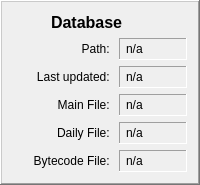
             <widget class="QFrame" name="databaseFrame">
              <property name="frameShape">
               <enum>QFrame::WinPanel</enum>
              </property>
              <property name="frameShadow">
               <enum>QFrame::Raised</enum>
              </property>
              <layout class="QGridLayout" name="gridLayout_7">
               <item row="4" column="1">
                <widget class="QLabel" name="databaseDailyFile">
                 <property name="sizePolicy">
                  <sizepolicy hsizetype="MinimumExpanding" vsizetype="Preferred">
                   <horstretch>0</horstretch>
                   <verstretch>0</verstretch>
                  </sizepolicy>
                 </property>
                 <property name="maximumSize">
                  <size>
                   <width>16777215</width>
                   <height>16777215</height>
                  </size>
                 </property>
                 <property name="styleSheet">
                  <string notr="true">padding:3px;</string>
                 </property>
                 <property name="frameShape">
                  <enum>QFrame::Panel</enum>
                 </property>
                 <property name="frameShadow">
                  <enum>QFrame::Sunken</enum>
                 </property>
                 <property name="text">
                  <string>n/a</string>
                 </property>
                </widget>
               </item>
               <item row="5" column="1">
                <widget class="QLabel" name="databaseBytecodeFile">
                 <property name="sizePolicy">
                  <sizepolicy hsizetype="MinimumExpanding" vsizetype="Preferred">
                   <horstretch>0</horstretch>
                   <verstretch>0</verstretch>
                  </sizepolicy>
                 </property>
                 <property name="maximumSize">
                  <size>
                   <width>16777215</width>
                   <height>16777215</height>
                  </size>
                 </property>
                 <property name="styleSheet">
                  <string notr="true">padding:3px;</string>
                 </property>
                 <property name="frameShape">
                  <enum>QFrame::Panel</enum>
                 </property>
                 <property name="frameShadow">
                  <enum>QFrame::Sunken</enum>
                 </property>
                 <property name="text">
                  <string>n/a</string>
                 </property>
                </widget>
               </item>
               <item row="3" column="1">
                <widget class="QLabel" name="databaseMainFile">
                 <property name="sizePolicy">
                  <sizepolicy hsizetype="MinimumExpanding" vsizetype="Preferred">
                   <horstretch>0</horstretch>
                   <verstretch>0</verstretch>
                  </sizepolicy>
                 </property>
                 <property name="maximumSize">
                  <size>
                   <width>16777215</width>
                   <height>16777215</height>
                  </size>
                 </property>
                 <property name="styleSheet">
                  <string notr="true">padding:3px;</string>
                 </property>
                 <property name="frameShape">
                  <enum>QFrame::Panel</enum>
                 </property>
                 <property name="frameShadow">
                  <enum>QFrame::Sunken</enum>
                 </property>
                 <property name="text">
                  <string>n/a</string>
                 </property>
                </widget>
               </item>
               <item row="4" column="0">
                <widget class="QLabel" name="databaseDailyFileLabel">
                 <property name="sizePolicy">
                  <sizepolicy hsizetype="Minimum" vsizetype="Preferred">
                   <horstretch>0</horstretch>
                   <verstretch>0</verstretch>
                  </sizepolicy>
                 </property>
                 <property name="minimumSize">
                  <size>
                   <width>100</width>
                   <height>0</height>
                  </size>
                 </property>
                 <property name="maximumSize">
                  <size>
                   <width>16777215</width>
                   <height>16777215</height>
                  </size>
                 </property>
                 <property name="text">
                  <string>Daily File: </string>
                 </property>
                 <property name="alignment">
                  <set>Qt::AlignRight|Qt::AlignTrailing|Qt::AlignVCenter</set>
                 </property>
                </widget>
               </item>
               <item row="1" column="0">
                <widget class="QLabel" name="databasePathLabel">
                 <property name="sizePolicy">
                  <sizepolicy hsizetype="Minimum" vsizetype="Preferred">
                   <horstretch>0</horstretch>
                   <verstretch>0</verstretch>
                  </sizepolicy>
                 </property>
                 <property name="minimumSize">
                  <size>
                   <width>0</width>
                   <height>0</height>
                  </size>
                 </property>
                 <property name="maximumSize">
                  <size>
                   <width>16777215</width>
                   <height>16777215</height>
                  </size>
                 </property>
                 <property name="frameShape">
                  <enum>QFrame::NoFrame</enum>
                 </property>
                 <property name="text">
                  <string>Path: </string>
                 </property>
                 <property name="alignment">
                  <set>Qt::AlignRight|Qt::AlignTrailing|Qt::AlignVCenter</set>
                 </property>
                </widget>
               </item>
               <item row="3" column="0">
                <widget class="QLabel" name="databaseMainFileLabel">
                 <property name="sizePolicy">
                  <sizepolicy hsizetype="Minimum" vsizetype="Preferred">
                   <horstretch>0</horstretch>
                   <verstretch>0</verstretch>
                  </sizepolicy>
                 </property>
                 <property name="minimumSize">
                  <size>
                   <width>100</width>
                   <height>0</height>
                  </size>
                 </property>
                 <property name="maximumSize">
                  <size>
                   <width>16777215</width>
                   <height>16777215</height>
                  </size>
                 </property>
                 <property name="text">
                  <string>Main File: </string>
                 </property>
                 <property name="alignment">
                  <set>Qt::AlignRight|Qt::AlignTrailing|Qt::AlignVCenter</set>
                 </property>
                </widget>
               </item>
               <item row="0" column="0" colspan="2">
                <layout class="QHBoxLayout" name="databaseHeaderLayout">
                 <item>
                  <widget class="QLabel" name="databaseHeaderIconLabel">
                   <property name="maximumSize">
                    <size>
                     <width>32</width>
                     <height>32</height>
                    </size>
                   </property>
                   <property name="text">
                    <string/>
                   </property>
                   <property name="pixmap">
                    <pixmap resource="../resources.qrc">:/icons/icons/scanlimits.png</pixmap>
                   </property>
                   <property name="scaledContents">
                    <bool>true</bool>
                   </property>
                  </widget>
                 </item>
                 <item>
                  <widget class="QLabel" name="databaseHeaderLabel">
                   <property name="styleSheet">
                    <string notr="true">font-size:16px;font-weight:bold</string>
                   </property>
                   <property name="text">
                    <string>Database</string>
                   </property>
                  </widget>
                 </item>
                </layout>
               </item>
               <item row="5" column="0">
                <widget class="QLabel" name="databaseBytecodeFileLabel">
                 <property name="sizePolicy">
                  <sizepolicy hsizetype="Minimum" vsizetype="Preferred">
                   <horstretch>0</horstretch>
                   <verstretch>0</verstretch>
                  </sizepolicy>
                 </property>
                 <property name="minimumSize">
                  <size>
                   <width>100</width>
                   <height>0</height>
                  </size>
                 </property>
                 <property name="maximumSize">
                  <size>
                   <width>16777215</width>
                   <height>16777215</height>
                  </size>
                 </property>
                 <property name="text">
                  <string>Bytecode File: </string>
                 </property>
                 <property name="alignment">
                  <set>Qt::AlignRight|Qt::AlignTrailing|Qt::AlignVCenter</set>
                 </property>
                </widget>
               </item>
               <item row="1" column="1">
                <widget class="QLabel" name="databasePath">
                 <property name="sizePolicy">
                  <sizepolicy hsizetype="MinimumExpanding" vsizetype="Preferred">
                   <horstretch>0</horstretch>
                   <verstretch>0</verstretch>
                  </sizepolicy>
                 </property>
                 <property name="maximumSize">
                  <size>
                   <width>16777215</width>
                   <height>16777215</height>
                  </size>
                 </property>
                 <property name="styleSheet">
                  <string notr="true">padding:3px;</string>
                 </property>
                 <property name="frameShape">
                  <enum>QFrame::Panel</enum>
                 </property>
                 <property name="frameShadow">
                  <enum>QFrame::Sunken</enum>
                 </property>
                 <property name="text">
                  <string>n/a</string>
                 </property>
                </widget>
               </item>
               <item row="2" column="0">
                <widget class="QLabel" name="databaseLastUpdateLabel">
                 <property name="sizePolicy">
                  <sizepolicy hsizetype="Minimum" vsizetype="Preferred">
                   <horstretch>0</horstretch>
                   <verstretch>0</verstretch>
                  </sizepolicy>
                 </property>
                 <property name="minimumSize">
                  <size>
                   <width>100</width>
                   <height>0</height>
                  </size>
                 </property>
                 <property name="maximumSize">
                  <size>
                   <width>16777215</width>
                   <height>16777215</height>
                  </size>
                 </property>
                 <property name="text">
                  <string>Last updated: </string>
                 </property>
                 <property name="alignment">
                  <set>Qt::AlignRight|Qt::AlignTrailing|Qt::AlignVCenter</set>
                 </property>
                </widget>
               </item>
               <item row="2" column="1">
                <widget class="QLabel" name="databaseLastUpdate">
                 <property name="sizePolicy">
                  <sizepolicy hsizetype="MinimumExpanding" vsizetype="Preferred">
                   <horstretch>0</horstretch>
                   <verstretch>0</verstretch>
                  </sizepolicy>
                 </property>
                 <property name="maximumSize">
                  <size>
                   <width>16777215</width>
                   <height>16777215</height>
                  </size>
                 </property>
                 <property name="styleSheet">
                  <string notr="true">padding:3px;</string>
                 </property>
                 <property name="frameShape">
                  <enum>QFrame::Panel</enum>
                 </property>
                 <property name="frameShadow">
                  <enum>QFrame::Sunken</enum>
                 </property>
                 <property name="text">
                  <string>n/a</string>
                 </property>
                </widget>
               </item>
              </layout>
             </widget>
